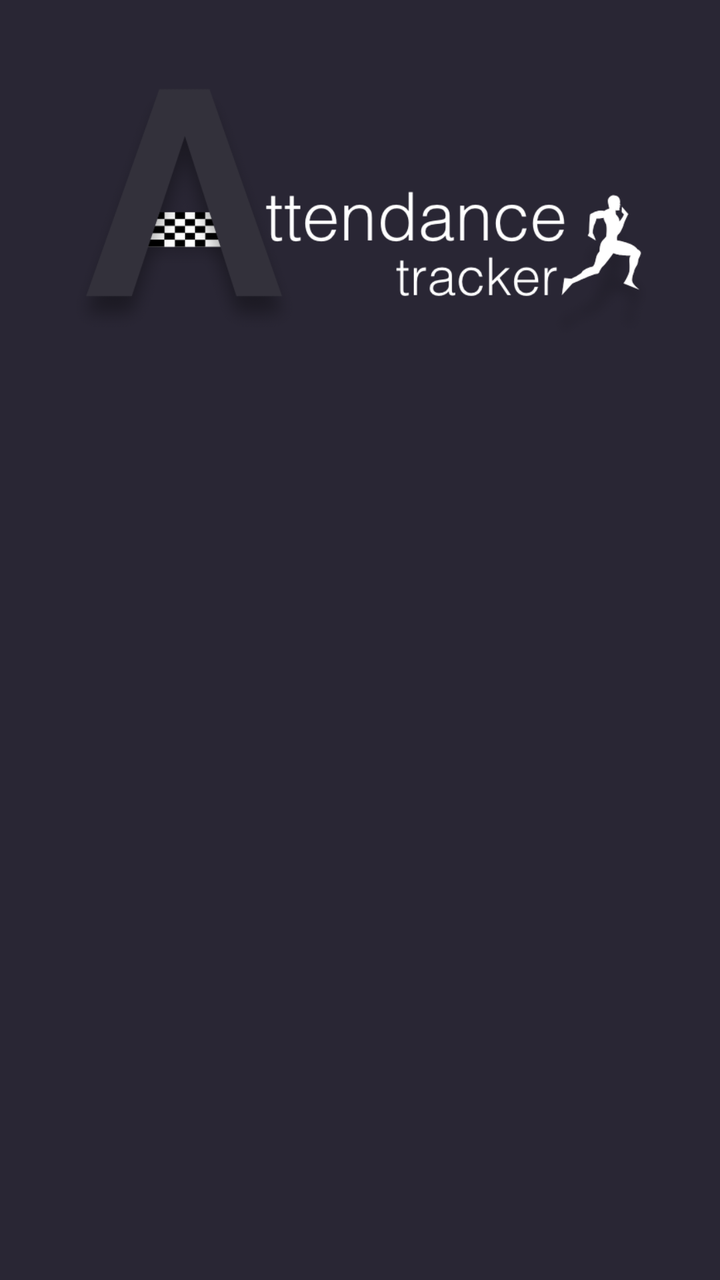
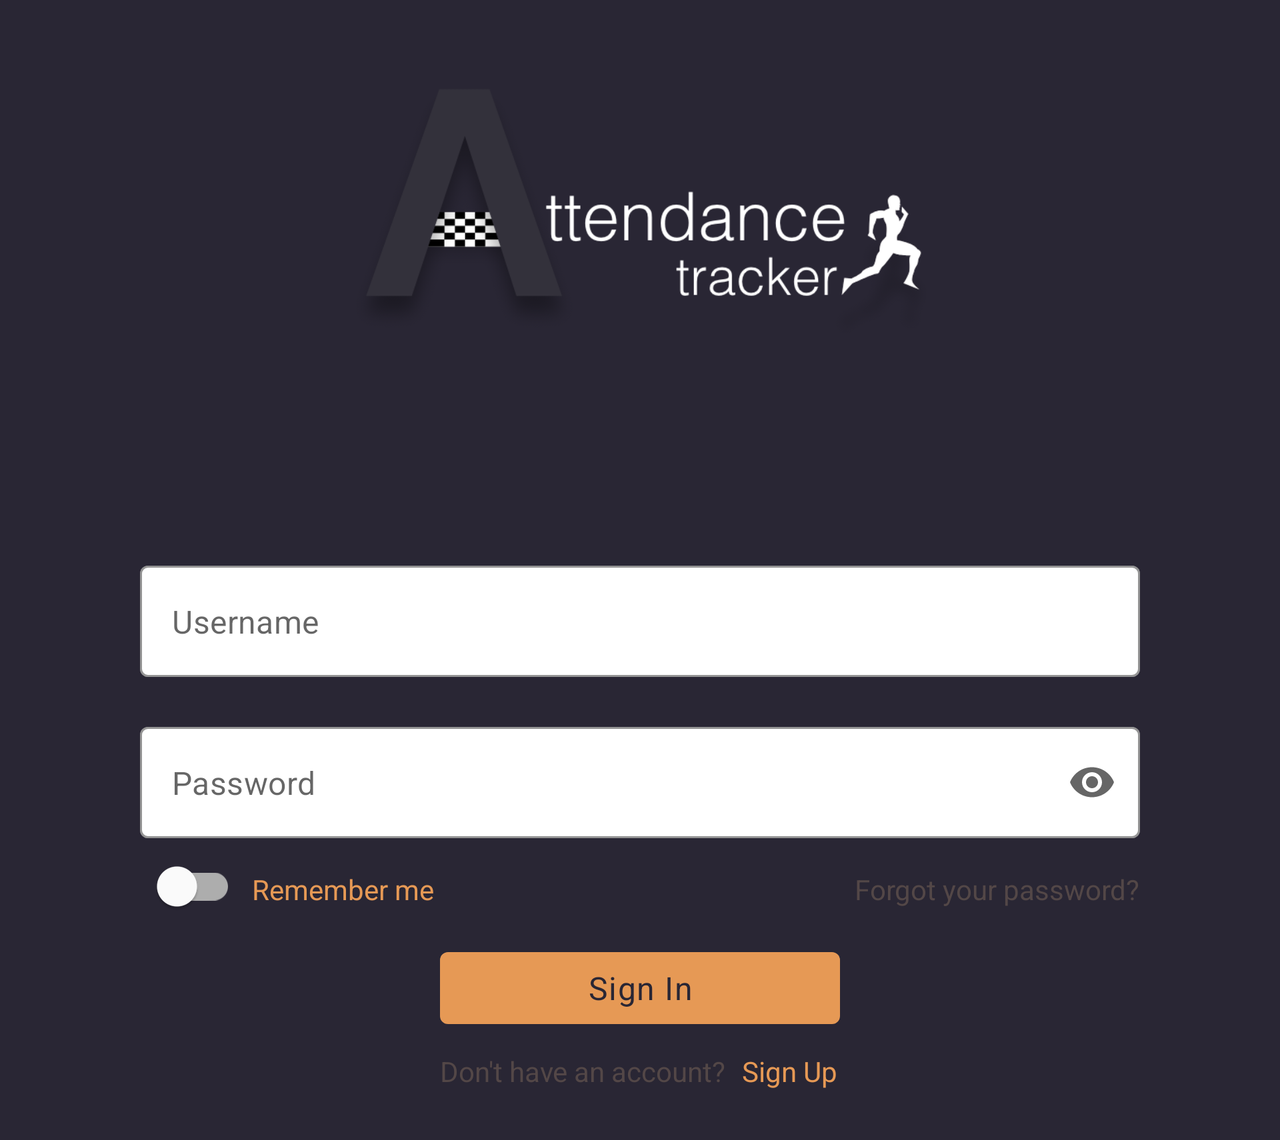

First picture: res/layout/ on a phone held upright. Second picture: the repository's own variant of that layout, on a device whose configuration matches the variant's folder. Source for both follows.
<!-- AndroidManifest.xml: application theme AppTheme -->
<!-- res/layout/login_activity.xml -->
<?xml version="1.0" encoding="utf-8"?>
<ScrollView
    xmlns:android="http://schemas.android.com/apk/res/android"
    xmlns:app="http://schemas.android.com/apk/res-auto"
    xmlns:tools="http://schemas.android.com/tools"
    android:layout_width="match_parent"
    android:layout_height="match_parent"
    android:background="@color/colorPrimary"
    >
    <androidx.constraintlayout.widget.ConstraintLayout
        android:layout_width="match_parent"
        android:layout_height="wrap_content">
        <ImageView
            android:layout_width="@dimen/loading_logo_300dp"
            android:layout_height="@dimen/height_100dp"
            android:layout_marginStart="8dp"
            android:layout_marginTop="8dp"
            android:layout_marginEnd="8dp"
            android:src="@drawable/loading_logo"
            app:layout_constraintEnd_toEndOf="parent"
            app:layout_constraintStart_toStartOf="parent"
            app:layout_constraintTop_toTopOf="parent"
            android:contentDescription="@string/app_logo"/>

    </androidx.constraintlayout.widget.ConstraintLayout>

</ScrollView>
<!-- resources referenced by this layout -->
<resources>
  <color name="colorPrimary">#292634</color>
  <dimen name="height_100dp">200dp</dimen>
  <dimen name="loading_logo_300dp">300dp</dimen>
  <!-- drawable loading_logo: png bitmap (drawable, 48583 bytes) -->
  <string name="app_logo">app logo</string>
  <style name="AppTheme" parent="Theme.MaterialComponents.Light.NoActionBar">
          
          <item name="colorPrimary">@color/colorPrimary</item>
          <item name="colorPrimaryDark">@color/colorPrimaryDark</item>
          <item name="colorAccent">@color/colorAccent</item>
          <item name="preferenceTheme">@style/PreferenceThemeOverlay</item>
          <item name="searchViewStyle">@style/AppSearchView</item>
          <item name="android:windowBackground">@color/colorPrimaryDark</item>
          <item name="android:windowContentTransitions">true</item>
  
          
          <item name="android:windowSharedElementEnterTransition">
              @transition/change_image_transform</item>
          <item name="android:windowSharedElementExitTransition">
              @transition/change_image_transform</item>
  
  
      </style>
  <color name="colorPrimaryDark">#211E2B</color>
  <color name="colorAccent">#E69955</color>
  <style name="AppSearchView" parent="Widget.AppCompat.SearchView">
          <item name="searchIcon">@drawable/ic_search</item>
          <item name="searchHintIcon">@drawable/ic_search</item>
          <item name="closeIcon">@drawable/ic_close</item>
          <item name="android:textColorHint">@android:color/white</item>
          <item name="android:textColor">@color/colorAccent</item>
          <item name="android:editTextColor">@android:color/white</item>
  
  
      </style>
  <!-- drawable ic_search (drawable) -->
  <vector android:autoMirrored="true" android:height="24dp"
      android:tint="#938787" android:viewportHeight="24.0"
      android:viewportWidth="24.0" android:width="24dp"
      xmlns:android="http://schemas.android.com/apk/res/android">
      <path android:fillColor="#FF000000"
          android:pathData="M15.5,14h-0.79l-0.28,-0.27C15.41,12.59 16,11.11 16,9.5 16,5.91 13.09,3 9.5,3S3,5.91 3,9.5 5.91,16 9.5,16c1.61,0 3.09,-0.59 4.23,-1.57l0.27,0.28v0.79l5,4.99L20.49,19l-4.99,-5zM9.5,14C7.01,14 5,11.99 5,9.5S7.01,5 9.5,5 14,7.01 14,9.5 11.99,14 9.5,14z"/>
  </vector>
  <!-- drawable ic_close (drawable) -->
  <vector android:autoMirrored="true" android:height="24dp"
      android:tint="#ffc669" android:viewportHeight="24.0"
      android:viewportWidth="24.0" android:width="24dp" xmlns:android="http://schemas.android.com/apk/res/android">
      <path android:fillColor="#FF000000" android:pathData="M19,6.41L17.59,5 12,10.59 6.41,5 5,6.41 10.59,12 5,17.59 6.41,19 12,13.41 17.59,19 19,17.59 13.41,12z"/>
  </vector>
</resources>
<!-- res/layout-land/login_activity.xml (the repository's variant of the layout above) -->
<!-- drawn on the phone turned sideways -->
<?xml version="1.0" encoding="utf-8"?>
<ScrollView xmlns:android="http://schemas.android.com/apk/res/android"
    xmlns:app="http://schemas.android.com/apk/res-auto"
    xmlns:tools="http://schemas.android.com/tools"
    android:layout_width="match_parent"
    android:layout_height="match_parent"
    android:background="@color/colorPrimary"
    tools:context=".UI.LoginActivity"

    >

    <androidx.constraintlayout.widget.ConstraintLayout
        android:layout_width="match_parent"
        android:layout_height="wrap_content"
        android:focusable="true">


        <ImageView
            android:id="@+id/logo"
            android:layout_width="@dimen/loading_logo_300dp"
            android:layout_height="@dimen/height_100dp"
            android:layout_marginStart="8dp"
            android:layout_marginTop="8dp"
            android:layout_marginEnd="8dp"
            android:layout_marginBottom="60dp"
            android:contentDescription="@string/app_logo"
            android:src="@drawable/loading_logo"
            app:layout_constraintEnd_toEndOf="parent"
            app:layout_constraintStart_toStartOf="parent"
            app:layout_constraintTop_toTopOf="parent" />

        <com.google.android.material.textfield.TextInputLayout
            android:id="@+id/username"
            style="@style/Widget.AttendanceTracker.TextInputLayout"
            android:layout_width="@dimen/edit_text_width_land"
            android:layout_height="wrap_content"
            android:layout_marginLeft="@dimen/margin_25dp"
            android:layout_marginTop="75dp"
            android:layout_marginRight="@dimen/margin_25dp"
            app:counterMaxLength="10"
            app:counterTextColor="@color/colorAccent"
            app:endIconMode="clear_text"
            app:hintEnabled="false"
            app:layout_constraintLeft_toLeftOf="parent"
            app:layout_constraintRight_toRightOf="parent"
            app:layout_constraintTop_toBottomOf="@id/logo"

            >

            <com.google.android.material.textfield.TextInputEditText
                android:layout_width="match_parent"
                android:layout_height="wrap_content"
                android:hint="@string/username"
                android:inputType="textPersonName" />
        </com.google.android.material.textfield.TextInputLayout>

        <com.google.android.material.textfield.TextInputLayout
            android:id="@+id/password"
            style="@style/Widget.AttendanceTracker.TextInputLayout"
            android:layout_width="@dimen/edit_text_width_land"
            android:layout_height="wrap_content"
            android:layout_marginLeft="@dimen/margin_25dp"
            android:layout_marginTop="@dimen/margin_25dp"
            android:layout_marginRight="@dimen/margin_25dp"
            app:counterMaxLength="10"
            app:endIconMode="password_toggle"
            app:hintEnabled="false"
            app:layout_constraintLeft_toLeftOf="parent"
            app:layout_constraintRight_toRightOf="parent"
            app:layout_constraintTop_toBottomOf="@id/username">

            <com.google.android.material.textfield.TextInputEditText
                android:layout_width="match_parent"
                android:layout_height="wrap_content"
                android:hint="@string/password"
                android:inputType="textPassword" />
        </com.google.android.material.textfield.TextInputLayout>

        <com.google.android.material.switchmaterial.SwitchMaterial
            android:id="@+id/switchMaterial"
            android:layout_width="wrap_content"
            android:layout_height="wrap_content"
            android:checked="false"
            app:layout_constraintStart_toStartOf="@+id/password"
            app:layout_constraintTop_toBottomOf="@id/password" />

        <TextView
            android:id="@+id/textView"
            android:layout_width="wrap_content"
            android:layout_height="wrap_content"
            android:layout_marginLeft="@dimen/eight_dp"
            android:layout_marginTop="@dimen/sixteen_dp"
            android:text="@string/remember_me"
            android:textColor="@color/colorAccent"
            app:layout_constraintStart_toEndOf="@+id/switchMaterial"
            app:layout_constraintTop_toBottomOf="@+id/password" />

        <TextView
            android:id="@+id/forgot_password"
            android:layout_width="wrap_content"
            android:layout_height="wrap_content"
            android:layout_marginStart="8dp"
            android:layout_marginTop="@dimen/sixteen_dp"
            android:text="@string/forgot_your_password"
            android:textColor="@color/light_color_text"
            app:layout_constraintEnd_toEndOf="@+id/password"
            app:layout_constraintHorizontal_bias="1.0"
            app:layout_constraintStart_toEndOf="@+id/switchMaterial"
            app:layout_constraintTop_toBottomOf="@+id/password" />

        <com.google.android.material.button.MaterialButton
            android:id="@+id/signInButton"
            style="@style/Widget.MaterialComponents.Button.TextButton"
            android:layout_width="200dp"
            android:layout_height="wrap_content"
            android:layout_margin="@dimen/sixteen_dp"
            android:layout_marginStart="@dimen/eight_dp"
            android:layout_marginTop="@dimen/eight_dp"
            android:layout_marginEnd="@dimen/eight_dp"
            android:text="@string/sing_in"
            android:textAppearance="@style/TextAppearance.MaterialComponents.Body1"
            android:textColor="?attr/colorPrimary"
            app:backgroundTint="@color/colorAccent"
            app:layout_constraintEnd_toEndOf="@+id/forgot_password"
            app:layout_constraintStart_toStartOf="@+id/switchMaterial"
            app:layout_constraintTop_toBottomOf="@+id/textView" />

        <TextView
            android:id="@+id/textView2"
            android:layout_width="wrap_content"
            android:layout_height="wrap_content"
            android:text="@string/don_t_have_an_account"
            android:textColor="@color/light_color_text"
            app:layout_constraintEnd_toEndOf="@+id/signInButton"
            app:layout_constraintHorizontal_bias="0.0"
            app:layout_constraintStart_toStartOf="@+id/signInButton"
            app:layout_constraintTop_toBottomOf="@id/signInButton"
            app:layout_constraintBottom_toBottomOf="parent"
            android:layout_marginBottom="@dimen/margin_25dp"
            android:layout_marginTop="@dimen/eight_dp"/>

        <TextView
            android:layout_width="wrap_content"
            android:layout_height="wrap_content"
            android:layout_marginStart="8dp"
            android:text="@string/sign_up"
            android:textColor="@color/colorAccent"
            app:layout_constraintStart_toEndOf="@+id/textView2"
            app:layout_constraintTop_toBottomOf="@+id/signInButton"
            android:layout_marginBottom="@dimen/margin_25dp"
            app:layout_constraintBottom_toBottomOf="parent"
            android:layout_marginTop="@dimen/eight_dp"
            />
    </androidx.constraintlayout.widget.ConstraintLayout>


</ScrollView>
<!-- resources referenced by the variant -->
<!-- as the phone turned sideways resolves them -->
<resources>
  <color name="colorAccent">#E69955</color>
  <color name="colorPrimary">#292634</color>
  <color name="light_color_text">#534747</color>
  <dimen name="edit_text_width_land">500dp</dimen>
  <dimen name="eight_dp">8dp</dimen>
  <dimen name="height_100dp">200dp</dimen>
  <dimen name="loading_logo_300dp">300dp</dimen>
  <dimen name="margin_25dp">25dp</dimen>
  <dimen name="sixteen_dp">16dp</dimen>
  <!-- drawable loading_logo: png bitmap (drawable, 48583 bytes) -->
  <string name="app_logo">app logo</string>
  <string name="don_t_have_an_account">Don\'t have an account?</string>
  <string name="forgot_your_password">Forgot your password?</string>
  <string name="password">Password</string>
  <string name="remember_me">Remember me</string>
  <string name="sign_up">Sign Up</string>
  <string name="sing_in">Sign In</string>
  <string name="username">Username</string>
  <style name="Widget.AttendanceTracker.TextInputLayout" parent="Widget.MaterialComponents.TextInputLayout.OutlinedBox">
          <item name="boxBackgroundColor">@color/white</item>
          <item name="boxStrokeColor">@color/colorAccent</item>
          <item name="hintTextColor">@color/colorAccent</item>
          <item name="android:textColorHint">@color/colorAccent</item>
          <item name="errorTextColor">@color/red</item>
      </style>
  <style name="AppTheme" parent="Theme.MaterialComponents.Light.NoActionBar">
          
          <item name="colorPrimary">@color/colorPrimary</item>
          <item name="colorPrimaryDark">@color/colorPrimaryDark</item>
          <item name="colorAccent">@color/colorAccent</item>
          <item name="preferenceTheme">@style/PreferenceThemeOverlay</item>
          <item name="searchViewStyle">@style/AppSearchView</item>
          <item name="android:windowBackground">@color/colorPrimaryDark</item>
          <item name="android:windowContentTransitions">true</item>
  
          
          <item name="android:windowSharedElementEnterTransition">
              @transition/change_image_transform</item>
          <item name="android:windowSharedElementExitTransition">
              @transition/change_image_transform</item>
  
  
      </style>
  <color name="white">#fff</color>
  <color name="colorPrimaryDark">#211E2B</color>
  <style name="AppSearchView" parent="Widget.AppCompat.SearchView">
          <item name="searchIcon">@drawable/ic_search</item>
          <item name="searchHintIcon">@drawable/ic_search</item>
          <item name="closeIcon">@drawable/ic_close</item>
          <item name="android:textColorHint">@android:color/white</item>
          <item name="android:textColor">@color/colorAccent</item>
          <item name="android:editTextColor">@android:color/white</item>
  
  
      </style>
  <!-- drawable ic_search (drawable) -->
  <vector android:autoMirrored="true" android:height="24dp"
      android:tint="#938787" android:viewportHeight="24.0"
      android:viewportWidth="24.0" android:width="24dp"
      xmlns:android="http://schemas.android.com/apk/res/android">
      <path android:fillColor="#FF000000"
          android:pathData="M15.5,14h-0.79l-0.28,-0.27C15.41,12.59 16,11.11 16,9.5 16,5.91 13.09,3 9.5,3S3,5.91 3,9.5 5.91,16 9.5,16c1.61,0 3.09,-0.59 4.23,-1.57l0.27,0.28v0.79l5,4.99L20.49,19l-4.99,-5zM9.5,14C7.01,14 5,11.99 5,9.5S7.01,5 9.5,5 14,7.01 14,9.5 11.99,14 9.5,14z"/>
  </vector>
  <!-- drawable ic_close (drawable) -->
  <vector android:autoMirrored="true" android:height="24dp"
      android:tint="#ffc669" android:viewportHeight="24.0"
      android:viewportWidth="24.0" android:width="24dp" xmlns:android="http://schemas.android.com/apk/res/android">
      <path android:fillColor="#FF000000" android:pathData="M19,6.41L17.59,5 12,10.59 6.41,5 5,6.41 10.59,12 5,17.59 6.41,19 12,13.41 17.59,19 19,17.59 13.41,12z"/>
  </vector>
</resources>
